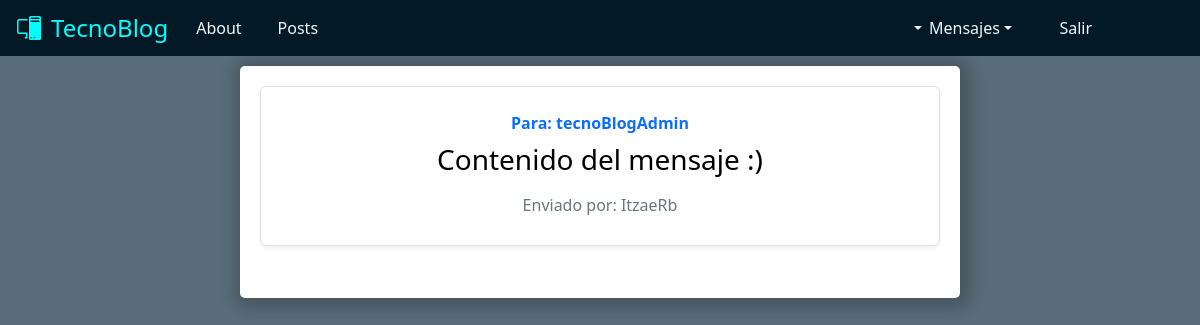
Page /profile/verMensajes on the committed database.
### tecnoBlogAdmin/models.py (models this page shows)
class Mensajes(models.Model):
    destinatario = models.CharField(max_length=30)
    contenido = models.CharField(max_length=500)
    remitente = models.CharField(max_length=30)
    fecha = models.DateField()

### tecnoBlog/views.py (the view)
# urls.py: path('profile/verMensajes', verMensajes),
def verMensajes(request=None):
    mensajes = Mensajes.objects.all() #Trae todo
    return render(request, "verMensajes.html", {"mensajes": mensajes})

### tecnoBlog/template/verMensajes.html (shortened to what this page needs)
{% extends 'homePageUsuario.html' %}
{% block content %}
    <div class="contenido_posts">
      {% for mensaje in mensajes %}
      <div class="row mb-2">
          <div class="col-md-12">
            <div class="row g-0 border rounded overflow-hidden flex-md-row mb-4 shadow-sm h-md-250 position-relative">
              <div class="col p-4 d-flex flex-column position-static">
              <strong class="d-inline-block mb-2 text-primary">Para: {{ mensaje.destinatario }}</strong>
                <h3 class="mb-0">{{ mensaje.contenido | safe}}</h3>
                <div class="mb-1 text-muted">Enviado por: {{ mensaje.remitente }}</div>
              </div>
            </div>
          </div>
        </div>
        {% endfor %}
    </div>
{% endblock %}

### tecnoBlog/static/css/myestilo.css (style rules this page uses)
body { background-color: #596c79; }
.contenido_posts { width: 60%; height: auto; margin:auto; margin-top: 10px; background-color: white; border-radius: 5px; padding: 20px; color: black; box-shadow: 3px 2px 15px 8px rgba(0, 0, 0, 0.2); text-align: center; justify-content: center; }

### rows in the picture
Mensajes: destinatario "tecnoBlogAdmin", contenido "Contenido del mensaje :)", remitente "ItzaeRb"
